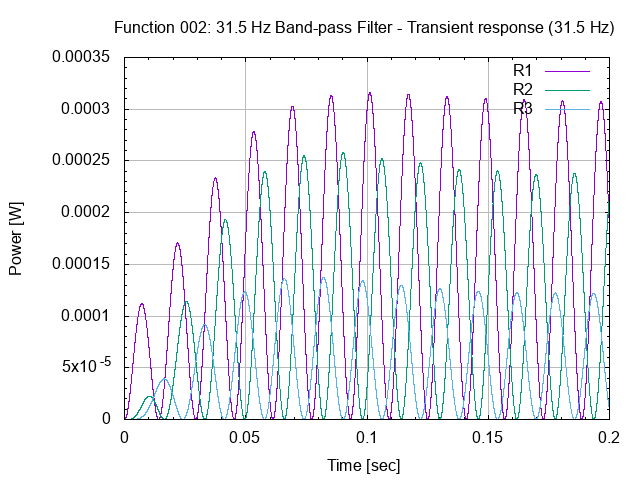

The script that saved this image:
# setup terminal
set term png

# setup graph
set output "26.002.00.03.01.png"
set title "Function 002: 31.5 Hz Band-pass Filter - Transient response (31.5 Hz)"

# setup Y-axis
set grid ytics lt 1 lw 1 lc rgb "#bbbbbb"
set mytics
set ylabel "Power [W]"

# setup X-axis
set grid xtics lt 1 lw 1 lc rgb "#bbbbbb"
set mxtics
set xlabel "Time [sec]"

# setup plot style
set style data lines
plot '26.002.00.03.01.dat' using 1:2 title "R1", \
     '26.002.00.03.01.dat' using 1:3 title "R2", \
     '26.002.00.03.01.dat' using 1:4 title "R3"

# set output back to default
set output

# reset terminal type
set terminal pop
